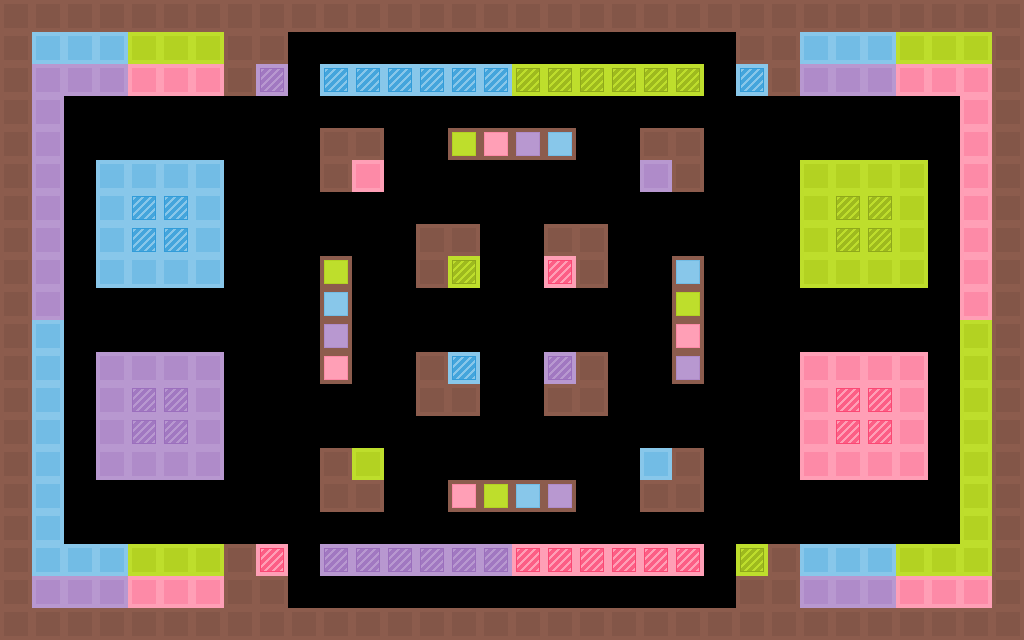

Below is a game level as drawn by its tile map, then a one-line description and the .tmx that defines it (tile-layer data replaced by summaries):
An orthogonal 32x20 tile map with 32x32 px tiles, 1 tile layer (Tiles), 1 hidden layer not drawn.

<map version="1.0" orientation="orthogonal" width="32" height="20" tilewidth="32" tileheight="32">
 <tileset firstgid="1" name="tiles_32x32" tilewidth="32" tileheight="32">
  <image source="../tiles_32x32.png" width="256" height="256" />
  <tile id="0">
   <properties>
    <property name="color" value="red" />
    <property name="destroy" value="true" />
    <property name="name" value="brickRed" />
    <property name="solid" value="true" />
   </properties>
  </tile>
  <tile id="1">
   <properties>
    <property name="color" value="green" />
    <property name="destroy" value="true" />
    <property name="name" value="brickGreen" />
    <property name="solid" value="true" />
   </properties>
  </tile>
  <tile id="2">
   <properties>
    <property name="color" value="blue" />
    <property name="destroy" value="true" />
    <property name="name" value="brickBlue" />
    <property name="solid" value="true" />
   </properties>
  </tile>
  <tile id="3">
   <properties>
    <property name="color" value="purple" />
    <property name="destroy" value="true" />
    <property name="name" value="brickPurple" />
    <property name="solid" value="true" />
   </properties>
  </tile>
  <tile id="8">
   <properties>
    <property name="color" value="red" />
    <property name="effect" value="die" />
    <property name="name" value="dangerRed" />
    <property name="solid" value="true" />
   </properties>
  </tile>
  <tile id="9">
   <properties>
    <property name="color" value="green" />
    <property name="effect" value="die" />
    <property name="name" value="dangerGreen" />
    <property name="solid" value="true" />
   </properties>
  </tile>
  <tile id="10">
   <properties>
    <property name="color" value="blue" />
    <property name="effect" value="die" />
    <property name="name" value="dangerBlue" />
    <property name="solid" value="true" />
   </properties>
  </tile>
  <tile id="11">
   <properties>
    <property name="color" value="purple" />
    <property name="effect" value="die" />
    <property name="name" value="dangerPurple" />
    <property name="solid" value="true" />
   </properties>
  </tile>
  <tile id="16">
   <properties>
    <property name="color" value="red" />
    <property name="effect" value="color" />
    <property name="name" value="colorRed" />
    <property name="solid" value="true" />
   </properties>
  </tile>
  <tile id="17">
   <properties>
    <property name="color" value="green" />
    <property name="effect" value="color" />
    <property name="name" value="colorGreen" />
    <property name="solid" value="true" />
   </properties>
  </tile>
  <tile id="18">
   <properties>
    <property name="color" value="blue" />
    <property name="effect" value="color" />
    <property name="name" value="colorBlue" />
    <property name="solid" value="true" />
   </properties>
  </tile>
  <tile id="19">
   <properties>
    <property name="color" value="purple" />
    <property name="effect" value="color" />
    <property name="name" value="colorPurple" />
    <property name="solid" value="true" />
   </properties>
  </tile>
  <tile id="24">
   <properties>
    <property name="name" value="wallDefault" />
    <property name="solid" value="true" />
   </properties>
  </tile>
 </tileset>
 <layer name="Background" width="32" height="20" visible="0">
  <data>[640 cells, 640 non-empty, 1 distinct tile ids]</data>
 </layer>
 <layer name="Tiles" width="32" height="20">
  <data>[640 cells, 328 non-empty, 13 distinct tile ids]</data>
 </layer>
</map>